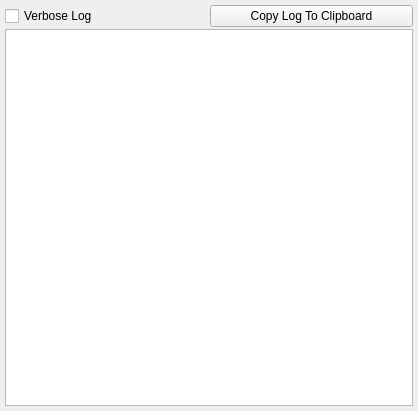
<?xml version="1.0" encoding="UTF-8"?>
<ui version="4.0">
 <class>LogWidgetUi</class>
 <widget class="QWidget" name="LogWidgetUi">
  <property name="geometry">
   <rect>
    <x>0</x>
    <y>0</y>
    <width>418</width>
    <height>411</height>
   </rect>
  </property>
  <property name="sizePolicy">
   <sizepolicy hsizetype="Expanding" vsizetype="Expanding">
    <horstretch>0</horstretch>
    <verstretch>0</verstretch>
   </sizepolicy>
  </property>
  <property name="windowTitle">
   <string>Log Widget</string>
  </property>
  <layout class="QVBoxLayout" name="verticalLayout">
   <property name="spacing">
    <number>2</number>
   </property>
   <property name="leftMargin">
    <number>5</number>
   </property>
   <property name="topMargin">
    <number>5</number>
   </property>
   <property name="rightMargin">
    <number>5</number>
   </property>
   <property name="bottomMargin">
    <number>5</number>
   </property>
   <item>
    <layout class="QHBoxLayout" name="horizontalLayout">
     <item>
      <widget class="QCheckBox" name="m_VerboseCheckBox">
       <property name="text">
        <string>Verbose Log</string>
       </property>
      </widget>
     </item>
     <item>
      <widget class="QPushButton" name="m_CopyToClipboardButton">
       <property name="text">
        <string>Copy Log To Clipboard</string>
       </property>
      </widget>
     </item>
    </layout>
   </item>
   <item>
    <widget class="QPlainTextEdit" name="m_LogPlainTextEdit"/>
   </item>
  </layout>
 </widget>
 <resources/>
 <connections/>
</ui>
